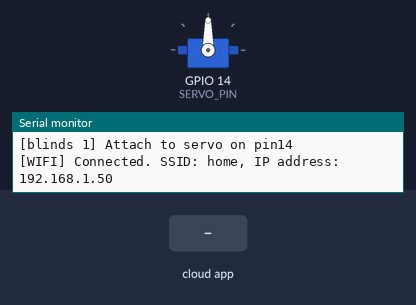
A program run on a simulated ESP8266 (NodeMCU). On the bench: servo, the last lines printed to the serial monitor. The test bench sets the inputs (shaded band). WiFi joins after 1.5 s; servers stay silent unless stated.

Above: at 2.7 s.
2.8 s: the phone or cloud app sets blinds.1 to 64
At 3.5 s:
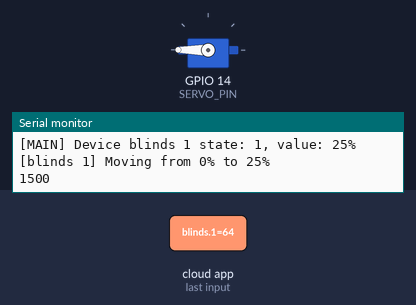
5.8 s: the phone or cloud app sets blinds.1 to 0
At 7.0 s:
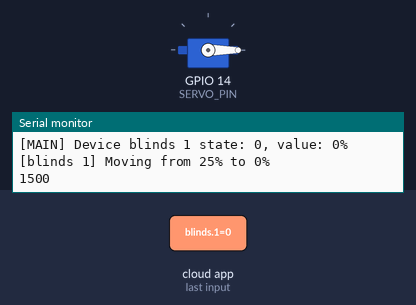
10.3 s: the phone or cloud app sets blinds.1 to 128
At 11.5 s:
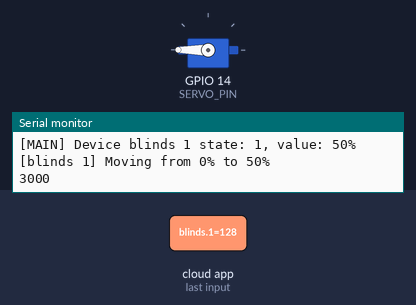
11.8 s: the phone or cloud app sets blinds.1 to 255
Timing chart, 0 to 17.8 s (numbered marks = the images above; inputs shaded):
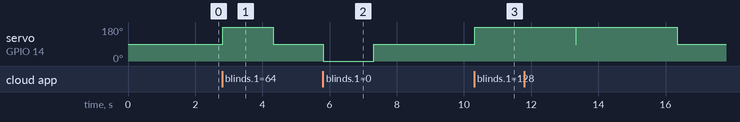

Measured:
- after the input at 2.8 s, servo on GPIO 14 (SERVO_PIN): 90° → 180° at once, → 90° 1.5 s later
- after the input at 5.8 s, servo on GPIO 14 (SERVO_PIN): 90° → 0° at once, → 90° 1.5 s later
- after the input at 10.3 s, servo on GPIO 14 (SERVO_PIN): 90° → 180° at once

The program:

main.cpp
```cpp
#include <Arduino.h>
#include <ESP8266WiFi.h>
#include <ESP8266WebServer.h>

#include <DNSServer.h>
#include <WiFiManager.h>

#include <Espalexa.h>

#include "blinds.h"

static const int SERVO_PIN = 14; //D5 GPIO14
static const char *DEVICE_NAME = "blinds 1";

Blinds *blinds;

Espalexa espalexa;
EspalexaDevice *blinds_device;

bool first_on = true;

void blindCallback(EspalexaDevice *dev);
void calibrateCallback(EspalexaDevice *dev);

void setup()
{
  Serial.begin(9600);

  blinds = new Blinds(DEVICE_NAME, SERVO_PIN, 0, 60);

  // wifiManage
  WiFiManager wifiManager;
  wifiManager.autoConnect();

  // Connected!
  Serial.printf("[WIFI] Connected. SSID: %s, IP address: %s\n", WiFi.SSID().c_str(), WiFi.localIP().toString().c_str());

  blinds_device = new EspalexaDevice(DEVICE_NAME, blindCallback, EspalexaDeviceType::dimmable);
  espalexa.addDevice(blinds_device);
  blinds_device->setState(true);
  blinds_device->setPercent(0);
  espalexa.addDevice("calibrate", calibrateCallback, EspalexaDeviceType::dimmable);
  espalexa.begin();
}

void loop()
{
  espalexa.loop();
  delay(1);
}

void blindCallback(EspalexaDevice *dev)
{
  if (dev == nullptr)
    return;
  int desired_percentage = dev->getPercent();
  if (first_on && (uint8_t)dev->getLastChangedProperty() == 1) // The first time to switch on in the alexa app, a value of 100 will be passed.
  {
    Serial.println("Switch on.");
    first_on = false;
    return;
  }
  first_on = false;
  Serial.printf("[MAIN] Device %s state: %d, value: %d%%\n", dev->getName().c_str(), dev->getState(), desired_percentage);
  blinds->moveTo(desired_percentage);
}

void calibrateCallback(EspalexaDevice *dev)
{
  if (dev == nullptr)
    return;
  uint8_t calibrate_percentage = dev->getPercent();
  Serial.printf("[MAIN] Calibrate %s  value: %d%%\n", blinds_device->getName().c_str(), calibrate_percentage);
  blinds->calibrate(calibrate_percentage);
  blinds_device->setPercent(calibrate_percentage);
}
```

blinds.h
```cpp
#ifndef BLINDS_H
#define BLINDS_H
#include <Arduino.h>
#include <Servo.h>

class Blinds
{
private:
  uint8_t step_time; // time to move 1%
  String name;
  Servo servo;
  uint8_t state; // percentage

public:
  Blinds();
  Blinds(String name, uint8_t servo_pin, uint8_t initial_state = 0, uint8_t step_time = 60);
  ~Blinds();
  int getState();
  void moveTo(uint8_t desired_state);
  void calibrate(uint8_t state);
};
#endif
```

blinds.cpp
```cpp
#include "Arduino.h"
#include "blinds.h"

Blinds::Blinds() {}

Blinds::Blinds(String name, uint8_t servo_pin, uint8_t initial_state, uint8_t step_time)
{
  this->name = name;
  this->servo.attach(servo_pin);
  this->servo.write(90);
  Serial.println("");
  Serial.printf("[%s] Attach to servo on pin%d\n", this->name.c_str(), servo_pin);
  this->state = initial_state;
  this->step_time = step_time;
}

Blinds::~Blinds()
{
  this->servo.detach();
}

int Blinds::getState()
{
  return this->state;
}

void Blinds::calibrate(uint8_t percentage)
{
  Serial.printf("[%s] Calibrate to %d%%\n", this->name.c_str(), percentage);
  this->state = percentage;
}

void Blinds::moveTo(uint8_t percentage)
{
  percentage = constrain(percentage, 0, 100);
  Serial.printf("[%s] Moving from %d%% to %d%%\n", this->name.c_str(), this->state, percentage);

  int motion = percentage - this->state;
  if (motion > 0) // down
  {
    this->servo.write(180);
  }
  else if (motion < 0) // up
  {
    this->servo.write(0);
  }
  Serial.println(abs(motion) * this->step_time);
  delay(abs(motion) * this->step_time);
  this->servo.write(90);
  this->state = percentage;
}
```
